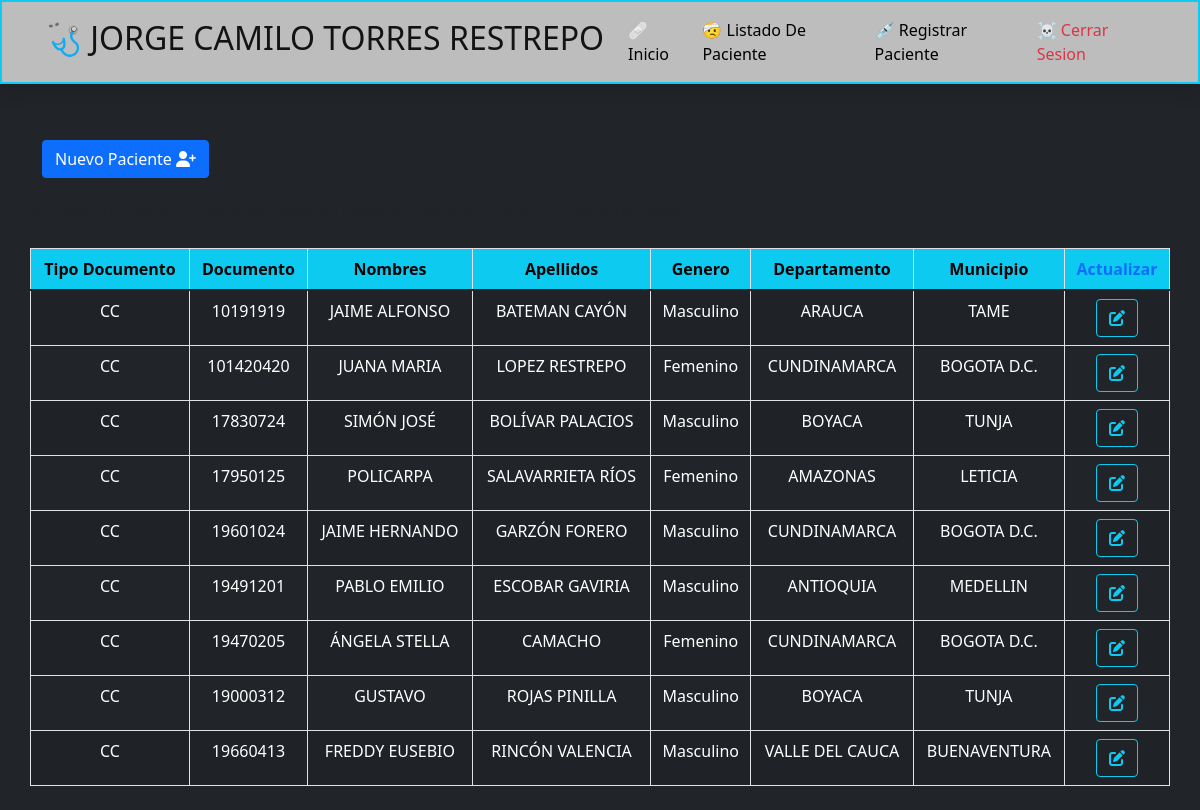
The app's page /Vistas/Principal.php (signed in) with its own data.
### tables this page shows
CREATE TABLE `tbl_usuarios` (
  `USU_ID` int(11) NOT NULL,
  `USU_TIPO_DOCUMENTO` varchar(11) DEFAULT NULL,
  `USU_DOCUMENTO` int(28) DEFAULT NULL,
  `USU_NOMBRE` varchar(92) DEFAULT NULL,
  `USU_EMAIL` varchar(92) DEFAULT NULL,
  `USU_PASWORD` varchar(28) DEFAULT NULL,
  `USU_FECHA_REGISTRO` date DEFAULT current_timestamp(),
  `USU_ESTADO` varchar(11) DEFAULT 'Activo'
);

CREATE TABLE `tbl_pacientes` (
  `PAC_ID` int(11) NOT NULL,
  `PAC_TIPO_DOCUMENTO` varchar(11) DEFAULT NULL,
  `PAC_DOCUMENTO` int(28) DEFAULT NULL,
  `PAC_NOMBRES` varchar(92) DEFAULT NULL,
  `PAC_APELLIDOS` varchar(92) DEFAULT NULL,
  `PAC_GENERO` varchar(11) DEFAULT NULL,
  `PAC_DEPARTAMENTO` varchar(28) DEFAULT NULL,
  `PAC_MUNICIPIO` varchar(28) DEFAULT NULL,
  `PAC_FECHA_REGISTRO` datetime DEFAULT current_timestamp(),
  `PAC_REGISTRADO_POR` varchar(92) DEFAULT NULL,
  `PAC_ESTADO` varchar(11) DEFAULT 'Activo'
);

### Controladores/ConsultaPermisos.php (called while the page is built, shortened)
<?php
    require("Conexion.php");
    $ConsultaUsuario = "SELECT USU_DOCUMENTO, USU_NOMBRE FROM dbp_pacientes.tbl_usuarios WHERE USU_ID='". $Passport ."' AND USU_ESTADO= 'Activo' ORDER BY USU_ID DESC;";
    if ($ResultadoUsuario = $ConexionSQL->query($ConsultaUsuario)) {
        $CantidadResultados = $ResultadoUsuario->num_rows;
        if ($CantidadResultados > 0) {
            while ($FilaResultado = $ResultadoUsuario->fetch_assoc()) {
                $NombreUsuario = $FilaResultado['USU_NOMBRE'];
            }
        }else{
            mysqli_close($ConexionSQL);
            echo "<script>window.location='logout.php';</script>";
            exit;
        }
    }else{
        $ErrorConsulta = mysqli_error($ConexionSQL);
        echo '<script>alert("Error Falla -> ' . $ErrorConsulta . '");</script>';
        mysqli_close($ConexionSQL);
        echo "<script>window.location='logout.php';</script>";
        exit;
    }
?>

### Vistas/Principal.php (the view, shortened to what this page needs)
<?php
    require("../Controladores/Conexion.php");
    $Passport = $_SESSION['USU_ID'];
    require("../Controladores/ConsultaPermisos.php");
    $DatosPacientes = array();
    $ConsultaPacientes = "SELECT * FROM dbp_pacientes.tbl_pacientes WHERE PAC_ESTADO= 'Activo' ORDER BY PAC_ID ASC;";
    if ($ResultadoPacientes = $ConexionSQL->query($ConsultaPacientes)) {
        $CantidadResultados = $ResultadoPacientes->num_rows;
        if ($CantidadResultados > 0) {
            while ($FilaResultado = $ResultadoPacientes->fetch_assoc()) {
                array_push($DatosPacientes, array('0' => $FilaResultado['PAC_TIPO_DOCUMENTO'], '1' => $FilaResultado['PAC_DOCUMENTO'], '2' => $FilaResultado['PAC_NOMBRES'], '3' => $FilaResultado['PAC_APELLIDOS'], '4' => $FilaResultado['PAC_GENERO'], '5' => $FilaResultado['PAC_DEPARTAMENTO'], '6' => $FilaResultado['PAC_MUNICIPIO'], '7' => $FilaResultado['PAC_ID']));
            }
        }else{
            mysqli_close($ConexionSQL);
            echo "<script>window.location='../Controladores/logout.php';</script>";
            exit;
        }
    }else{
        $ErrorConsulta = mysqli_error($ConexionSQL);
        echo '<script>alert("Error Falla -> ' . $ErrorConsulta . '");</script>';
        mysqli_close($ConexionSQL);
        echo "<script>window.location='../Controladores/logout.php';</script>";
        exit;
    }
?>
<!DOCTYPE html>
<html lang="es">
    <link href="https://cdn.jsdelivr.net/npm/bootstrap@5.1.3/dist/css/bootstrap.min.css" rel="stylesheet">
    <link rel="stylesheet" href="https://cdnjs.cloudflare.com/ajax/libs/font-awesome/6.1.1/css/all.min.css"/>
</head>
<body class="bg-dark">
    <nav class="navbar navbar-expand-lg navbar-light static-top mb-5 shadow" style="background: #bdbdbd; border: 2px solid #11caf4;">
        <div class="container">
        <a class="navbar-brand" href="#"><h2>🩺 <?php echo $NombreUsuario;?></h2></a>
        <div class="collapse navbar-collapse" id="navbarResponsive">
            <?php require("Nav.php") ?>
        </div>
        </div>
    </nav>
    <section class="pricing py-2">
        <div class="container">
            <a class="btn btn-primary" href="../Vistas/CrearPaciente.php"> Nuevo Paciente <i class="fa-solid fa-user-plus"></i></a>
            <div class="row">
                <table id="TblPaciente" class="table table-bordered table-striped text-center mt-4">
                    <thead class="bg-info text-black">
                        <tr>
                            <th>Tipo Documento </th>
                            <th>Documento</th>
                            <th>Nombres</th>
                            <th>Apellidos</th>
                            <th>Genero</th>
                            <th>Departamento</th>
                            <th>Municipio</th>
                            <th class="text-primary">Actualizar</th>
                        </tr>
                    </thead>
                    <tbody>
                        <?php
                            for($i = 0; $i < count($DatosPacientes); $i++) {
                                echo '<tr>';
                                for ($d = 0; $d < count($DatosPacientes[$i]); $d++) {
                                    print_r($d);
                                    if ($d == 7) {
                                        echo '<td style="position: relative;">
                                            <a class="btn btn-outline-info" onclick="EnviarInforPaciente(' . $DatosPacientes[$i][$d] .');"><i class="fas fa-edit"></i></a>
                                        </td>';
                                    } else {
                                        echo '<td class="text-white" style="text-align: center;">' . $DatosPacientes[$i][$d] . '</td>';
                                    }
                                }
                                echo '</tr>';
                            }
                        ?>
                    </tbody>
                </table>
            </div>
        </div>
    </section>
</body>
</html>

### Vistas/Nav.php
<?php
    if($NombreUsuario != ''){
        echo '<ul class="navbar-nav ms-auto">
        <li class="nav-item active">
            <a class="nav-link text-black" href="../Index.php">🩹 Inicio </a>
        </li>
        <li class="nav-item">
            <a class="nav-link text-black" href="../Vistas/Principal.php">🤕 Listado De Paciente</a>
        </li>
        <li class="nav-item">
            <a class="nav-link text-black" href="../Vistas/CrearPaciente.php">💉 Registrar Paciente</a>
        </li>
        <li class="nav-item">
            <a class="nav-link text-danger" href="../Controladores/Logout.php"> ☠ Cerrar Sesion</a>
        </li>
        </ul>';
    }else{
        echo '<li>
            <a href="../Controladores/Logout.php">
                <span>Cerrar Sesión</span>
            </a>
        </li>';
    }
?>

### records on screen
tbl_usuarios: USU_NOMBRE "JORGE CAMILO TORRES RESTREPO"
tbl_pacientes: PAC_TIPO_DOCUMENTO "CC", PAC_DOCUMENTO "10191919", PAC_NOMBRES "JAIME ALFONSO", PAC_APELLIDOS "BATEMAN CAYÓN", PAC_GENERO "Masculino", PAC_DEPARTAMENTO "ARAUCA", PAC_MUNICIPIO "TAME"
tbl_pacientes: PAC_TIPO_DOCUMENTO "CC", PAC_DOCUMENTO "101420420", PAC_NOMBRES "JUANA MARIA", PAC_APELLIDOS "LOPEZ RESTREPO", PAC_GENERO "Femenino", PAC_DEPARTAMENTO "CUNDINAMARCA", PAC_MUNICIPIO "BOGOTA D.C."
tbl_pacientes: PAC_TIPO_DOCUMENTO "CC", PAC_DOCUMENTO "17830724", PAC_NOMBRES "SIMÓN JOSÉ", PAC_APELLIDOS "BOLÍVAR PALACIOS", PAC_GENERO "Masculino", PAC_DEPARTAMENTO "BOYACA", PAC_MUNICIPIO "TUNJA"
tbl_pacientes: PAC_TIPO_DOCUMENTO "CC", PAC_DOCUMENTO "17950125", PAC_NOMBRES "POLICARPA", PAC_APELLIDOS "SALAVARRIETA RÍOS", PAC_GENERO "Femenino", PAC_DEPARTAMENTO "AMAZONAS", PAC_MUNICIPIO "LETICIA"
tbl_pacientes: PAC_TIPO_DOCUMENTO "CC", PAC_DOCUMENTO "19601024", PAC_NOMBRES "JAIME HERNANDO", PAC_APELLIDOS "GARZÓN FORERO", PAC_GENERO "Masculino", PAC_DEPARTAMENTO "CUNDINAMARCA", PAC_MUNICIPIO "BOGOTA D.C."
tbl_pacientes: PAC_TIPO_DOCUMENTO "CC", PAC_DOCUMENTO "19491201", PAC_NOMBRES "PABLO EMILIO", PAC_APELLIDOS "ESCOBAR GAVIRIA", PAC_GENERO "Masculino", PAC_DEPARTAMENTO "ANTIOQUIA", PAC_MUNICIPIO "MEDELLIN"
tbl_pacientes: PAC_TIPO_DOCUMENTO "CC", PAC_DOCUMENTO "19470205", PAC_NOMBRES "ÁNGELA STELLA", PAC_APELLIDOS "CAMACHO", PAC_GENERO "Femenino", PAC_DEPARTAMENTO "CUNDINAMARCA", PAC_MUNICIPIO "BOGOTA D.C."
tbl_pacientes: PAC_TIPO_DOCUMENTO "CC", PAC_DOCUMENTO "19000312", PAC_NOMBRES "GUSTAVO", PAC_APELLIDOS "ROJAS PINILLA", PAC_GENERO "Masculino", PAC_DEPARTAMENTO "BOYACA", PAC_MUNICIPIO "TUNJA"
tbl_pacientes: PAC_TIPO_DOCUMENTO "CC", PAC_DOCUMENTO "19660413", PAC_NOMBRES "FREDDY EUSEBIO", PAC_APELLIDOS "RINCÓN VALENCIA", PAC_GENERO "Masculino", PAC_DEPARTAMENTO "VALLE DEL CAUCA", PAC_MUNICIPIO "BUENAVENTURA"
